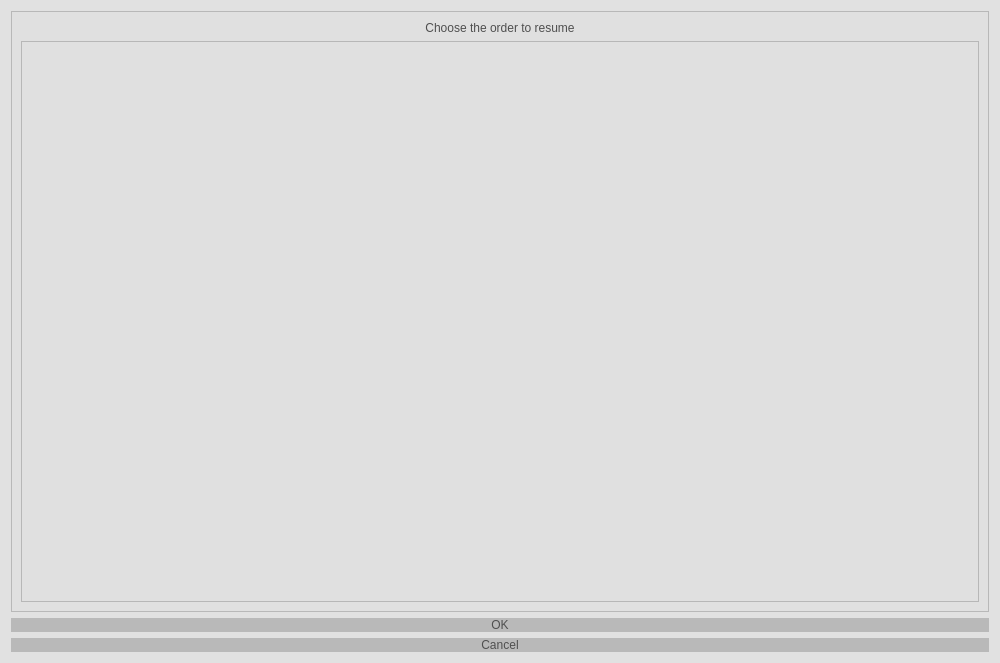
<?xml version="1.0" encoding="UTF-8"?>
<ui version="4.0">
 <class>Dialog</class>
 <widget class="QDialog" name="Dialog">
  <property name="geometry">
   <rect>
    <x>0</x>
    <y>0</y>
    <width>1000</width>
    <height>663</height>
   </rect>
  </property>
  <property name="minimumSize">
   <size>
    <width>1000</width>
    <height>0</height>
   </size>
  </property>
  <property name="windowTitle">
   <string>Holder</string>
  </property>
  <property name="windowIcon">
   <iconset resource="../resource/resource.qrc">
    <normaloff>:/Simple icons/simple_icons/fi-rr-time-fast.svg</normaloff>:/Simple icons/simple_icons/fi-rr-time-fast.svg</iconset>
  </property>
  <property name="styleSheet">
   <string notr="true">*
{
	
	font: 26pt &quot;MS Shell Dlg 2&quot;;
	
	color: rgb(79, 79, 79);
	background-color:  rgba(223, 223, 223, 200);
}


QPushButton
{ 
	alternate-background-color: rgb(255, 255, 255);
	
	background-color: rgb(185, 185, 185);
	border-width: 2px;
    border-radius: 10px;
	position: center;
 }

QPushButton:hover
{
	background: rgba(225, 225, 225, 180);
	border-style: dashed;
}

QPushButton:pressed
{
	
	background-color: rgb(136, 136, 136, 180);
	border-width: 2px;
    border-radius: 10px;
}

QLineEdit
{
	background: transparent;
	color: rgb(121, 121, 121);
	border: none;
	border-bottom: 1px solid #717072
}
</string>
  </property>
  <layout class="QVBoxLayout" name="verticalLayout">
   <item>
    <widget class="QFrame" name="frame">
     <property name="frameShape">
      <enum>QFrame::StyledPanel</enum>
     </property>
     <property name="frameShadow">
      <enum>QFrame::Raised</enum>
     </property>
     <layout class="QVBoxLayout" name="verticalLayout_2">
      <item>
       <widget class="QLabel" name="l_title">
        <property name="text">
         <string>Choose the order to resume</string>
        </property>
        <property name="alignment">
         <set>Qt::AlignCenter</set>
        </property>
       </widget>
      </item>
      <item>
       <widget class="QTableWidget" name="tw_orderHold">
        <property name="editTriggers">
         <set>QAbstractItemView::NoEditTriggers</set>
        </property>
        <property name="selectionMode">
         <enum>QAbstractItemView::SingleSelection</enum>
        </property>
        <property name="selectionBehavior">
         <enum>QAbstractItemView::SelectRows</enum>
        </property>
       </widget>
      </item>
     </layout>
    </widget>
   </item>
   <item>
    <widget class="QDialogButtonBox" name="buttonBox">
     <property name="sizePolicy">
      <sizepolicy hsizetype="MinimumExpanding" vsizetype="Maximum">
       <horstretch>0</horstretch>
       <verstretch>0</verstretch>
      </sizepolicy>
     </property>
     <property name="orientation">
      <enum>Qt::Vertical</enum>
     </property>
     <property name="standardButtons">
      <set>QDialogButtonBox::Cancel|QDialogButtonBox::Ok</set>
     </property>
     <property name="centerButtons">
      <bool>true</bool>
     </property>
    </widget>
   </item>
  </layout>
 </widget>
 <resources>
  <include location="../resource/resource.qrc"/>
 </resources>
 <connections>
  <connection>
   <sender>buttonBox</sender>
   <signal>accepted()</signal>
   <receiver>Dialog</receiver>
   <slot>accept()</slot>
   <hints>
    <hint type="sourcelabel">
     <x>248</x>
     <y>254</y>
    </hint>
    <hint type="destinationlabel">
     <x>157</x>
     <y>274</y>
    </hint>
   </hints>
  </connection>
  <connection>
   <sender>buttonBox</sender>
   <signal>rejected()</signal>
   <receiver>Dialog</receiver>
   <slot>reject()</slot>
   <hints>
    <hint type="sourcelabel">
     <x>316</x>
     <y>260</y>
    </hint>
    <hint type="destinationlabel">
     <x>286</x>
     <y>274</y>
    </hint>
   </hints>
  </connection>
 </connections>
</ui>
